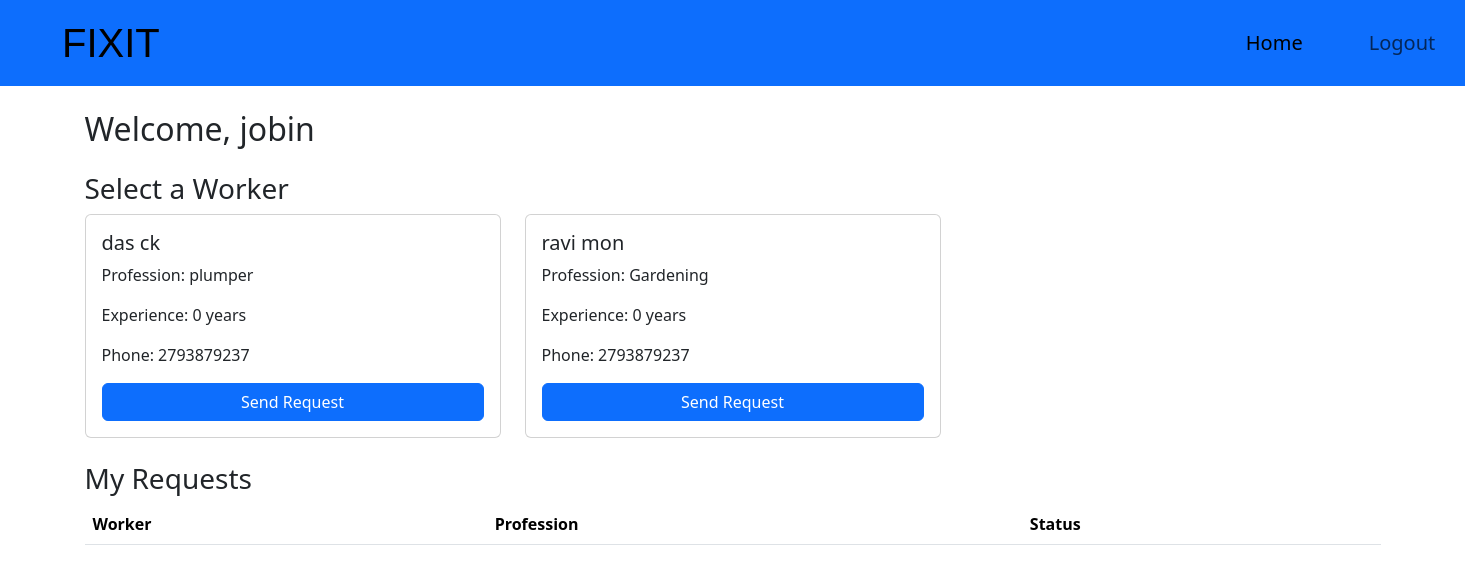
Page /user_dashboard/ (signed in) on the earlier database version.
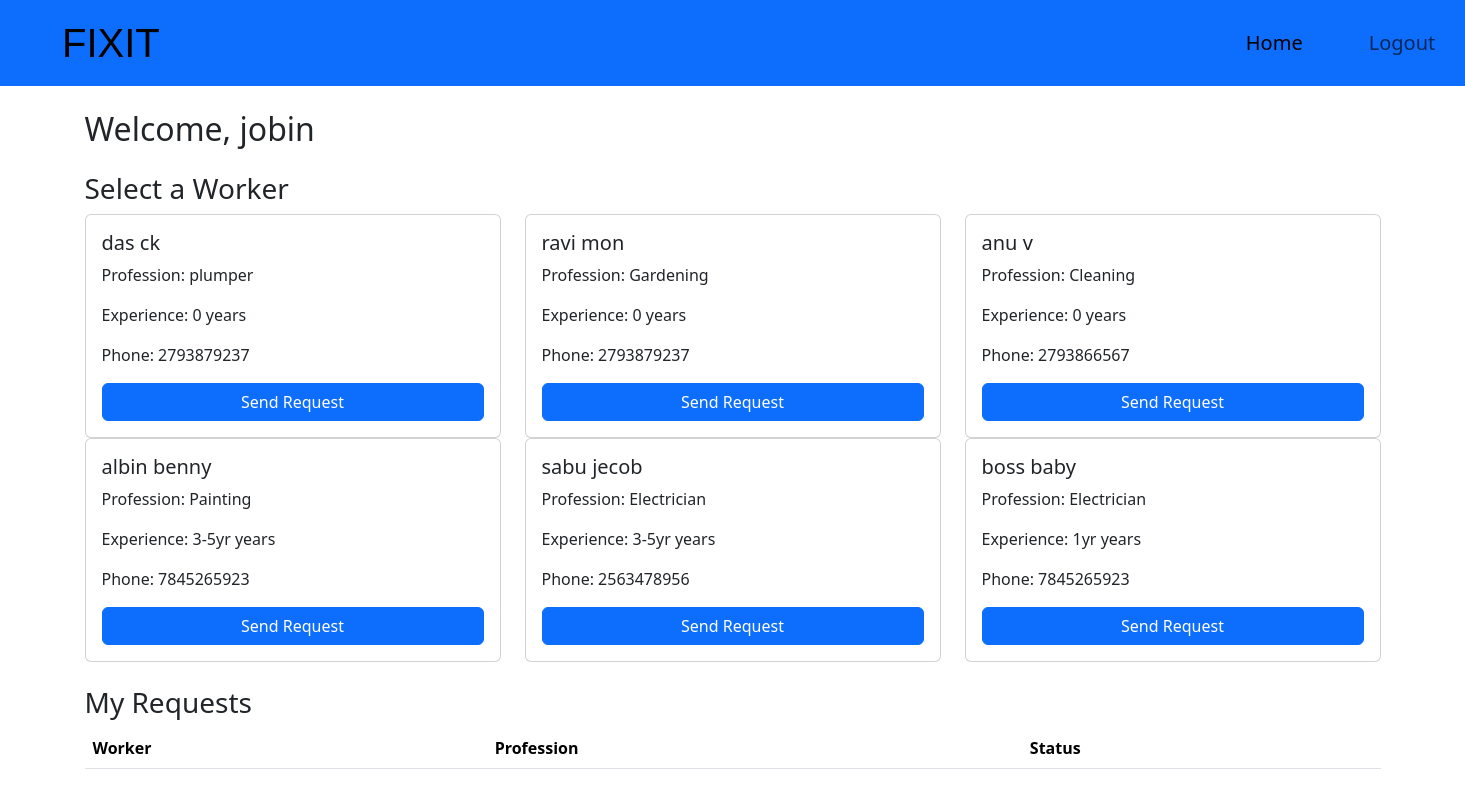
Same page on the later database version.
### mainapp/models.py (models this page shows, shortened)
class User(models.Model):
    name = models.CharField(max_length=100)
    email = models.EmailField(max_length=100)
    password = models.CharField(max_length=100)
    phone = models.IntegerField(max_length=100,default="Not provided")
    address = models.TextField(default="Not provided")
    city = models.CharField(max_length=100 ,default="Unknown")

class Worker(models.Model):
    TITLE_CHOICES = [
        ('Mr', 'Mr.'),
        ('Ms', 'Ms.'),
    ]
    title = models.CharField(max_length=10, choices=TITLE_CHOICES, default='Mr')
    first_name = models.CharField(max_length=100)
    last_name = models.CharField(max_length=100)
    email = models.EmailField(max_length=100, unique=True)
    password = models.CharField(max_length=100)
    gender = models.CharField(max_length=10, choices=[('Male', 'Male'), ('Female', 'Female')] )
    phone = models.IntegerField()
    profession = models.TextField()
    experience = models.TextField()
    status = models.BooleanField(default=True)  # Worker availability

### mainapp/views.py (the view)
# urls.py: path("user_dashboard/", user_dashboard, name="user_dashboard"),
def user_dashboard(request):
    if "user_id" not in request.session:
        return redirect("user_login")
    user = User.objects.get(id=request.session["user_id"])
    workers = Worker.objects.all()
    requests = Request.objects.filter(user=user)
    return render(request, "user_dashboard.html", {"user": user, "workers": workers, "requests": requests})

### mainapp/templates/user_dashboard.html (shortened to what this page needs)
{% load static %}
<!DOCTYPE html>
<html lang="en">
<head>
    <link href="https://cdn.jsdelivr.net/npm/bootstrap@5.3.3/dist/css/bootstrap.min.css" rel="stylesheet">
    <link rel="stylesheet" href="{% static 'css/style.css' %}">
</head>
<body>
    <nav class="navbar navbar-expand-lg navbar-light bg-primary" style=" width: 100%;">
        <div class="container-fluid">
          <a class="navbar-brand" href="#" style="font-size:40px; font-family: 'Franklin Gothic Medium', 'Arial Narrow', Arial, sans-serif; margin-left: 50px;" data-bs-toggle="offcanvas" data-bs-target="#staticBackdrop" aria-controls="staticBackdrop">FIXIT</a>
          <div class="collapse navbar-collapse" id="navbarNav">
            <div class="container" style="margin-left: 850px; font-size: 20px;">
                <ul class="navbar-nav" >
                      <li class="nav-item">
                        <a class="nav-link active" style="margin-left: 200px;" aria-current="page" href="{% url 'home' %}">Home</a>
                      </li>
                      <li class="nav-item"><a style="margin-left: 50px;" class="nav-link" href="{% url 'user_logout' %}">Logout</a></li>
                    </ul>
            </div>
        </div>
    </div>
  </nav>
<div class="container mt-4">
        <h2>Welcome, {{ user.name }}</h2>
        <h3 class="mt-4">Select a Worker</h3>
        <div class="row">
            {% for worker in workers %}
            <div class="col-md-4">
                <div class="card p-3">
                    <h5>{{ worker.first_name }} {{ worker.last_name }}</h5>
                    <p>Profession: {{ worker.profession }}</p>
                    <p>Experience: {{ worker.experience }} years</p>
                    <p>Phone: {{ worker.phone }}</p>
                    <a href="{% url 'send_request' worker.id %}" class="btn btn-primary">Send Request</a>
                </div>
            </div>
            {% endfor %}
        </div>
        <h3 class="mt-4">My Requests</h3>
        <table class="table">
            <thead>
                <tr>
                    <th>Worker</th>
                    <th>Profession</th>
                    <th>Status</th>
                </tr>
            </thead>
        </table>
    </div>
</body>
</html>

Differences in the rows shown:
added Worker: first_name "anu", last_name "v", profession "Cleaning", experience "0", phone "2793866567"
added Worker: first_name "albin", last_name "benny", profession "Painting", experience "3-5yr", phone "7845265923"
added Worker: first_name "sabu", last_name "jecob", profession "Electrician", experience "3-5yr", phone "2563478956"
added Worker: first_name "boss", last_name "baby", profession "Electrician", experience "1yr", phone "7845265923"
